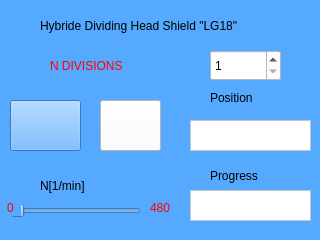
<?xml version="1.0" encoding="UTF-8"?>
<ui version="4.0">
 <class>MainWindow</class>
 <widget class="QMainWindow" name="MainWindow">
  <property name="geometry">
   <rect>
    <x>0</x>
    <y>0</y>
    <width>320</width>
    <height>240</height>
   </rect>
  </property>
  <property name="windowTitle">
   <string>MainWindow</string>
  </property>
  <property name="styleSheet">
   <string notr="true">background-color: rgb(85, 170, 255);</string>
  </property>
  <widget class="QWidget" name="centralwidget">
   <widget class="QLabel" name="label_3">
    <property name="geometry">
     <rect>
      <x>210</x>
      <y>90</y>
      <width>71</width>
      <height>16</height>
     </rect>
    </property>
    <property name="styleSheet">
     <string notr="true">font: 14pt &quot;MS Shell Dlg 2&quot;;</string>
    </property>
    <property name="text">
     <string>Position</string>
    </property>
   </widget>
   <widget class="QSlider" name="rotationspeedSlider">
    <property name="geometry">
     <rect>
      <x>10</x>
      <y>200</y>
      <width>131</width>
      <height>22</height>
     </rect>
    </property>
    <property name="orientation">
     <enum>Qt::Horizontal</enum>
    </property>
   </widget>
   <widget class="QSpinBox" name="spinBox">
    <property name="geometry">
     <rect>
      <x>210</x>
      <y>50</y>
      <width>71</width>
      <height>31</height>
     </rect>
    </property>
    <property name="styleSheet">
     <string notr="true">background-color: rgb(255, 255, 255);
font: 10pt &quot;MS Shell Dlg 2&quot;;</string>
    </property>
    <property name="minimum">
     <number>1</number>
    </property>
   </widget>
   <widget class="QLabel" name="label_5">
    <property name="geometry">
     <rect>
      <x>0</x>
      <y>200</y>
      <width>21</width>
      <height>16</height>
     </rect>
    </property>
    <property name="styleSheet">
     <string notr="true">color: rgb(255, 0, 0);
font: 14pt &quot;MS Shell Dlg 2&quot;;</string>
    </property>
    <property name="text">
     <string>0</string>
    </property>
    <property name="alignment">
     <set>Qt::AlignCenter</set>
    </property>
   </widget>
   <widget class="QLabel" name="label_6">
    <property name="geometry">
     <rect>
      <x>50</x>
      <y>50</y>
      <width>141</width>
      <height>31</height>
     </rect>
    </property>
    <property name="styleSheet">
     <string notr="true">font: 16pt &quot;MS Shell Dlg 2&quot;;
color: rgb(255, 0, 0);</string>
    </property>
    <property name="text">
     <string>N DIVISIONS</string>
    </property>
   </widget>
   <widget class="QLabel" name="label_7">
    <property name="geometry">
     <rect>
      <x>40</x>
      <y>10</y>
      <width>361</width>
      <height>31</height>
     </rect>
    </property>
    <property name="styleSheet">
     <string notr="true">font: 12pt &quot;MS Shell Dlg 2&quot;;</string>
    </property>
    <property name="text">
     <string>Hybride Dividing Head Shield &quot;LG18&quot;</string>
    </property>
   </widget>
   <widget class="QLabel" name="label">
    <property name="geometry">
     <rect>
      <x>40</x>
      <y>170</y>
      <width>91</width>
      <height>31</height>
     </rect>
    </property>
    <property name="styleSheet">
     <string notr="true">font: 16pt &quot;MS Shell Dlg 2&quot;;</string>
    </property>
    <property name="text">
     <string>N[1/min]</string>
    </property>
   </widget>
   <widget class="QLabel" name="label_2">
    <property name="geometry">
     <rect>
      <x>210</x>
      <y>160</y>
      <width>91</width>
      <height>31</height>
     </rect>
    </property>
    <property name="styleSheet">
     <string notr="true">font: 14pt &quot;MS Shell Dlg 2&quot;;</string>
    </property>
    <property name="text">
     <string>Progress</string>
    </property>
   </widget>
   <widget class="QLabel" name="label_4">
    <property name="geometry">
     <rect>
      <x>150</x>
      <y>200</y>
      <width>31</width>
      <height>16</height>
     </rect>
    </property>
    <property name="styleSheet">
     <string notr="true">color: rgb(255, 0, 0);
font: 14pt &quot;MS Shell Dlg 2&quot;;</string>
    </property>
    <property name="text">
     <string>480</string>
    </property>
   </widget>
   <widget class="QPushButton" name="forwardButton">
    <property name="geometry">
     <rect>
      <x>100</x>
      <y>100</y>
      <width>61</width>
      <height>51</height>
     </rect>
    </property>
    <property name="styleSheet">
     <string notr="true">background-color: rgb(255, 255, 255);
border-image: url(:/images/images.png);</string>
    </property>
    <property name="text">
     <string/>
    </property>
   </widget>
   <widget class="QPushButton" name="backwardButton">
    <property name="geometry">
     <rect>
      <x>10</x>
      <y>100</y>
      <width>71</width>
      <height>51</height>
     </rect>
    </property>
    <property name="styleSheet">
     <string notr="true">border-image: url(:/images/Previous-Button-PNG-Images.png);</string>
    </property>
    <property name="text">
     <string/>
    </property>
   </widget>
   <widget class="QTextBrowser" name="textPosition">
    <property name="geometry">
     <rect>
      <x>190</x>
      <y>120</y>
      <width>121</width>
      <height>31</height>
     </rect>
    </property>
    <property name="styleSheet">
     <string notr="true">background-color: rgb(255, 255, 255);</string>
    </property>
   </widget>
   <widget class="QTextBrowser" name="textBrowser_2">
    <property name="geometry">
     <rect>
      <x>190</x>
      <y>190</y>
      <width>121</width>
      <height>31</height>
     </rect>
    </property>
    <property name="styleSheet">
     <string notr="true">background-color: rgb(255, 255, 255);</string>
    </property>
   </widget>
  </widget>
 </widget>
 <resources>
  <include location="resources.qrc"/>
 </resources>
 <connections/>
</ui>
